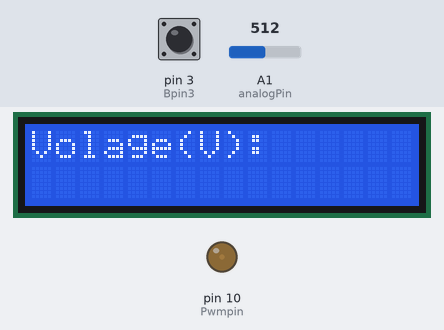
Bench run of a sketch on a simulated Arduino Uno, built with avr-gcc and run on an emulated ATmega328P. Parts: 16×2 character LCD, output pins drawn as LEDs (lit = HIGH). The inputs (shaded band) are chosen by the test bench; at power-on: A1 (analogPin) = 512, pin 3 (Bpin3) HIGH. What the sketch prints to the serial monitor is not drawn.

Above: at 1.2 s.
1.3 s: A1 (analogPin) set to 525
2.8 s: pin 3 (Bpin3) pulled LOW for 1 s
6.8 s: pin 3 (Bpin3) pulled LOW for 1 s
10.8 s: A1 (analogPin) set to 110
13.8 s: A1 (analogPin) set to 98
16.8 s: pin 3 (Bpin3) pulled LOW for 0.15 s
Timing chart, 0 to 19.8 s (numbered marks = the images above; inputs shaded):
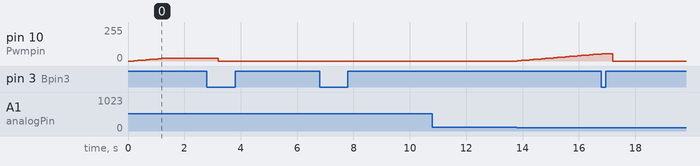

The sketch:

175_Project.ino
```cpp
#include <TimerOne.h>

#include <TimerOne.h>
#include <LiquidCrystal_I2C.h>
#include <Wire.h>

// Set the LCD address to 0x27 for a 16 chars and 2 line display
LiquidCrystal_I2C lcd(0x27, 16, 2);

int analogPin = A1;

int Dcycle = 0;

int Bpin3 = 3;
int Pwmpin = 10;
int d=0;
int Bstat3 = 0;

int Bstat4 = 0;
int Bstat5 = 0;
int i=0;
double Read = 0;
double val = 0;
double targetval = 2.57;
int secdelay = 10 ;
void setup() {
  Serial.begin(9600); // setup serial

  pinMode(Pwmpin, OUTPUT);

  pinMode(Bpin3,INPUT_PULLUP);

  Timer1.initialize(20); // set a timer of length 100000 microseconds (or 0.1 sec - or 10Hz => the led will blink 5 times, 5 cycles of on-and-off, per second)
  Timer1.pwm(Pwmpin,Dcycle,20);
  // initialize the LCD
  lcd.begin();
  // Turn on the blacklight and print a message.
  lcd.backlight();
}

void loop() {
  // put your main code here, to run repeatedly:
  lcd.clear();
  lcd.print("Volage(V): ");
  lcd.setCursor(0,1);
  Read = analogRead(analogPin);
  val = Read * 0.0049;
  //Serial.print(val);
  //Serial.print("\n");
//  lcd.print(val);
    Serial.print(Dcycle);
    Serial.print("\n");
  if (i<secdelay){
  delayMicroseconds(50);
  i++;
  }
   // Bstat3 = digitalRead(Bpin3);

   if (Dcycle<490 && val<targetval && i>=secdelay){
    Dcycle=Dcycle+10;
    Timer1.pwm(Pwmpin,Dcycle,20);
    i=0;
   }
   if (val>targetval + .15){
  //  Serial.print(val);
  //  Serial.print("\n");
    Dcycle=0;
    Timer1.pwm(Pwmpin,Dcycle,20);
   }
   else if (val>targetval+.05 && Dcycle >=10){
    Dcycle=Dcycle-10;
    Timer1.pwm(Pwmpin,Dcycle,20);
    i=0;
   }

   Bstat3 = digitalRead(Bpin3);
   if (Bstat3==LOW){
   delay(400);

    if (d==0){
      Dcycle=0;
      targetval= .15;
      Timer1.pwm(Pwmpin,Dcycle,20);
      d=1;
        //  Serial.print("button pushed set to 3v");
    }
    else if (d==1){
      targetval= .5;
      d=0;
       //   Serial.print("button pushed set to 5v");
    }
   }


}
```

Measured:
- after the input at 1.3 s, pin 10 (Pwmpin): stays 20/255 (without the input it goes to 22/255 after 0.05 s)
- after the input at 2.8 s, pin 10 (Pwmpin): 20/255 → 0/255 after 0.41 s
- after the input at 6.8 s, every drawn part: stays the same
- after the input at 10.8 s, every drawn part: stays the same
- after the input at 13.8 s, pin 10 (Pwmpin): moves from 0/255 to 52/255 over 2.9 s, starting at once
